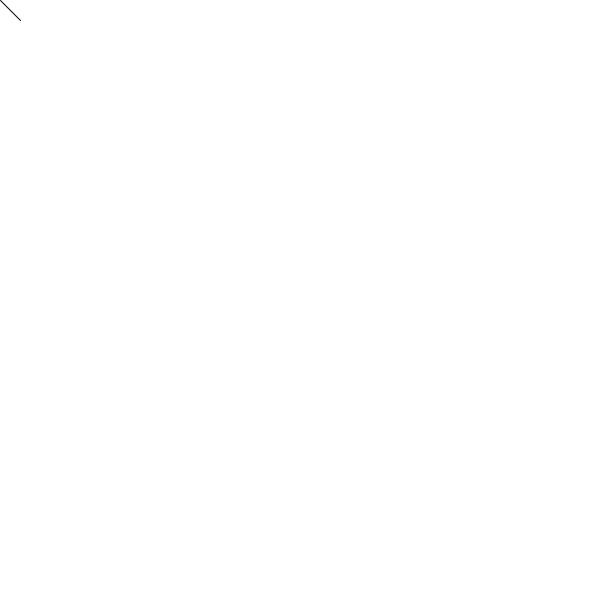
Frame 1 (no input)
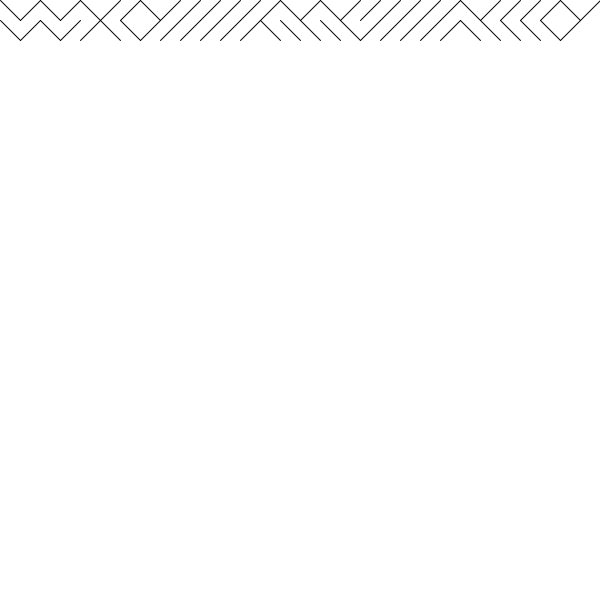
Frame 60 (the mouse pressed at the canvas centre just before this capture)
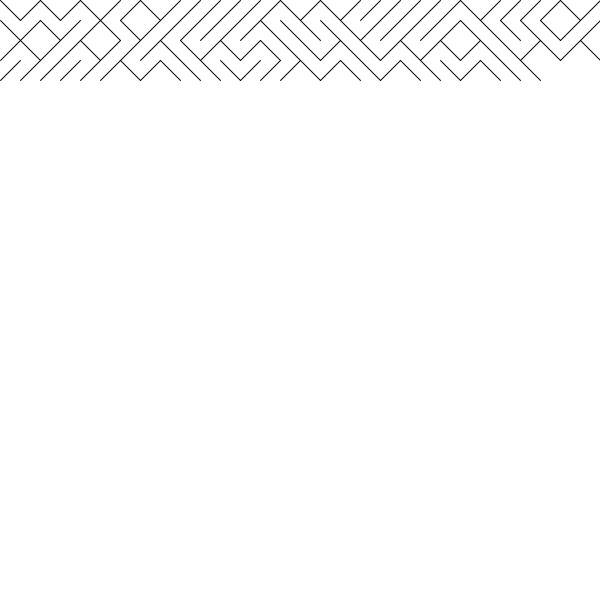
Frame 120 (the mouse held since frame 60 and released just before this capture)

The Processing sketch that drew these frames (run headless with seeded random() and noise(); from frame 60 on, the mouse is pressed at the canvas centre):

// Processing sketch: Esercizio_2
// ── Esercizio_2.pde
float x = 0;
float y = 0;

void setup() {
  size(600, 600);
  background(255);
}

void draw() {
  if (random(1) > 0.5) {
    line(x, y, x+20, y+20);
  } 
  else {
    line(x, y+20, x+20, y);
  }

  x += 20;
  if (x > width) {
    x = 0;
    y += 20;
  }

  if (y > height) {
    background(180);
    x = 0;
    y = 0;
  }

}
